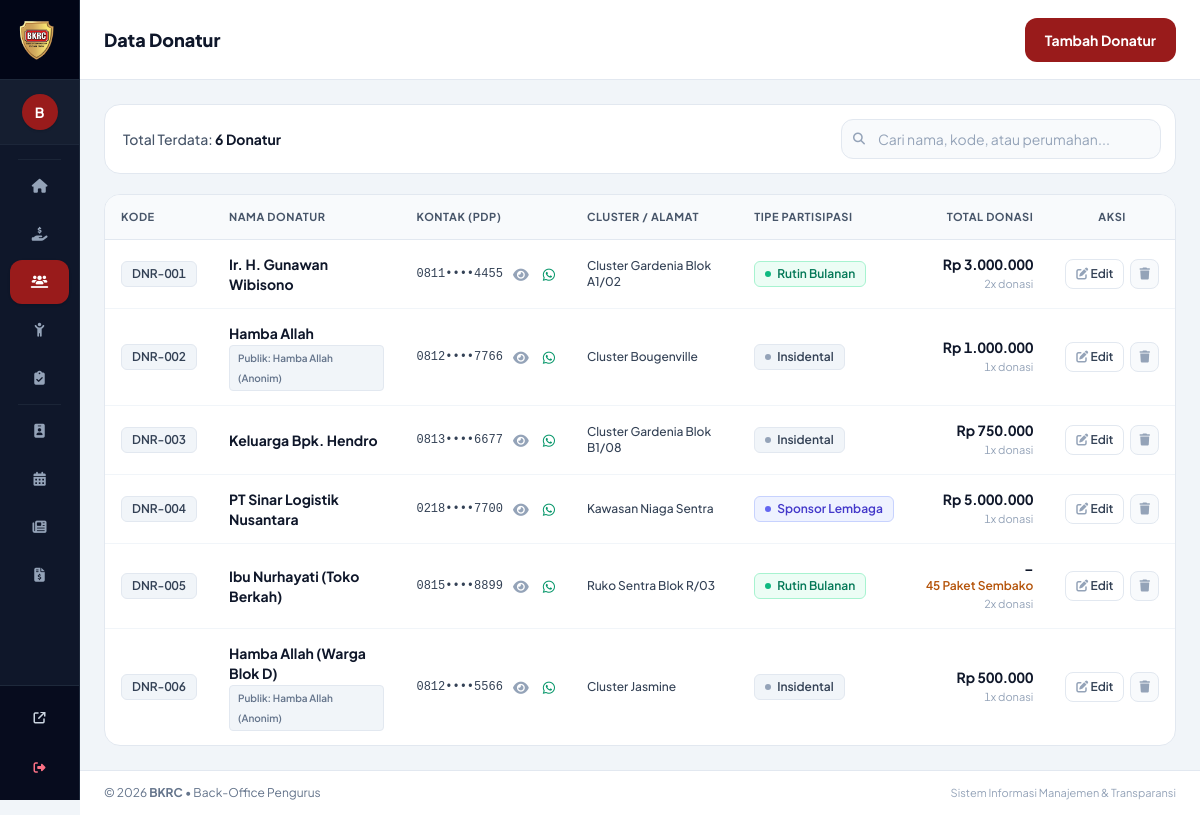
Screenshot of /admin/donors.php (signed in) with the database file from the repository.
### tables this page shows
CREATE TABLE donors (
    id INT AUTO_INCREMENT PRIMARY KEY,
    donor_code VARCHAR(30) UNIQUE NOT NULL,
    full_name VARCHAR(150) NOT NULL,
    phone VARCHAR(25) NULL,
    cluster_or_address VARCHAR(255) NOT NULL,
    donor_type ENUM('rutin', 'insidental', 'sponsor') DEFAULT 'insidental',
    is_anonymous TINYINT(1) DEFAULT 0,
    created_at TIMESTAMP DEFAULT CURRENT_TIMESTAMP
);

### config/helpers.php (called while the page is built, shortened)
<?php
function formatRupiah($nominal, $zeroAsDash = false) {
    $val = (float)$nominal;
    if ($zeroAsDash && abs($val) < 0.001) {
        return '–';
    }
    return 'Rp ' . number_format($val, 0, ',', '.');
}
function maskPhone($phone) {
    $phone = trim($phone);
    return substr($phone, 0, 4) . '••••' . substr($phone, -4);
}
function calculateDonorType($countDonations, $donorName = '', $clusterAddress = '') {
    $str = $donorName . ' ' . $clusterAddress;
    if (stripos($str, 'PT ') !== false || stripos($str, 'PT. ') !== false || stripos($str, 'CV ') !== false || stripos($str, 'Niaga') !== false) {
        return 'Sponsor Lembaga';
    }
    if ((int)$countDonations >= 2) {
        return 'Rutin Bulanan';
    }
    if ((int)$countDonations === 1) {
        return 'Insidental';
    }
    return 'Terdaftar';
}

### admin/donors.php (the view, shortened to what this page needs)
<?php
require_once __DIR__ . '/../config/helpers.php';
$search = trim($_GET['q'] ?? '');
$query = "
    SELECT dn.*,
        COALESCE(SUM(CASE WHEN d.type = 'uang' AND d.status = 'approved' THEN d.amount ELSE 0 END), 0) as total_cash_donated,
        COALESCE(SUM(CASE WHEN d.type = 'sembako' AND d.status = 'approved' THEN d.package_qty ELSE 0 END), 0) as total_packages_donated,
        COUNT(CASE WHEN d.status = 'approved' THEN d.id ELSE NULL END) as donation_count
    FROM donors dn
    LEFT JOIN donations d ON dn.id = d.donor_id
    WHERE 1=1
";
$params = [];
$query .= " GROUP BY dn.id ORDER BY dn.id ASC";
$stmt = $pdo->prepare($query);
$stmt->execute($params);
$donors = $stmt->fetchAll();
require_once __DIR__ . '/includes/header.php';
require_once __DIR__ . '/includes/sidebar.php';
?>
<div x-data="{
    modalOpen: false,
    deleteModalOpen: false,
    showPhones: {},
    isEdit: false,
    form: { id: '', full_name: '', phone: '', cluster_or_address: '', donor_type: 'rutin', is_anonymous: false },
    deleteForm: { id: '', name: '', count: 0 }
}" class="flex-1 flex flex-col w-full">
    <header class="bg-white border-b border-slate-200 h-20 flex items-center justify-between px-4 sm:px-6 sticky top-0 z-30 shadow-xs">
        <div class="flex items-center gap-3">
            <div>
                <h1 class="text-base sm:text-lg font-extrabold text-slate-900">Data Donatur</h1>
            </div>
        </div>
        <button @click="isEdit = false; form = { id: '', full_name: '', phone: '', cluster_or_address: '', donor_type: 'rutin', is_anonymous: false }; modalOpen = true" class="min-h-[44px] inline-flex items-center justify-center bg-bkrc-red-800 hover:bg-bkrc-red-900 active:bg-bkrc-red-950 text-white font-bold text-xs sm:text-sm px-5 py-2.5 rounded-xl transition shadow-xs focus-visible:ring-2 focus-visible:ring-bkrc-red-800 focus-visible:ring-offset-2 focus-visible:outline-none">
            <span>Tambah Donatur</span>
        </button>
    </header>
    <main class="flex-1 p-4 sm:p-6 space-y-5">
        <div class="bg-white p-3.5 rounded-2xl shadow-xs border border-slate-200 flex flex-col sm:flex-row items-center justify-between gap-3">
            <div class="text-xs sm:text-sm text-slate-600 px-1 font-medium">
                Total Terdata: <strong class="text-slate-900"><?= count($donors) ?> Donatur</strong>
            </div>
            <form method="GET" class="w-full sm:w-80 relative flex items-center">
                <input type="text" name="q" value="<?= htmlspecialchars($search) ?>" placeholder="Cari nama, kode, atau perumahan..." class="w-full pl-9 pr-3 py-2 min-h-[40px] bg-slate-50 border border-slate-200 rounded-xl text-xs sm:text-sm text-slate-900 placeholder:text-slate-400 focus:outline-none focus:ring-1 focus:ring-slate-400">
                <i class="fa-solid fa-magnifying-glass absolute left-3 top-3 text-slate-400 text-xs"></i>
            </form>
        </div>
        <div class="bg-white rounded-2xl shadow-xs border border-slate-200 overflow-hidden">
            <div class="overflow-x-auto">
                <table class="w-full text-left text-xs sm:text-sm">
                    <thead class="bg-slate-50 border-b border-slate-200 text-slate-600 uppercase text-[11px] font-bold tracking-wider">
                        <tr>
                            <th class="py-3 px-4">Kode</th>
                            <th class="py-3 px-4">Nama Donatur</th>
                            <th class="py-3 px-4 whitespace-nowrap">Kontak (PDP)</th>
                            <th class="py-3 px-4">Cluster / Alamat</th>
                            <th class="py-3 px-4 whitespace-nowrap">Tipe Partisipasi</th>
                            <th class="py-3 px-4 text-right whitespace-nowrap">Total Donasi</th>
                            <th class="py-3 px-4 text-center whitespace-nowrap">Aksi</th>
                        </tr>
                    </thead>
                    <tbody class="divide-y divide-slate-100 text-slate-700">
                        <?php if (empty($donors)): ?>
                            <tr><td colspan="7" class="py-12 text-center text-slate-400">Belum ada donatur terdaftar.</td></tr>
                        <?php else: ?>
                            <?php foreach ($donors as $dn): ?>
                                <?php
                                $dTypeCalculated = calculateDonorType($dn['donation_count'], $dn['full_name'], $dn['cluster_or_address']);
                                $rawPhone = $dn['phone'] ?? '';
                                $maskedPhone = maskPhone($rawPhone);
                                $cleanPhone = preg_replace('/[^0-9]/', '', $rawPhone);
                                ?>
                                <tr class="hover:bg-slate-50/80 transition">
                                    <td class="py-3.5 px-4 whitespace-nowrap">
                                        <span class="tabular-nums text-xs bg-slate-100 px-2.5 py-1 rounded-md border border-slate-200 text-slate-700 inline-block font-semibold">
                                            <?= htmlspecialchars($dn['donor_code']) ?>
                                        </span>
                                    </td>
                                    <td class="py-3.5 px-4">
                                        <div class="font-bold text-slate-900 text-sm"><?= htmlspecialchars($dn['full_name']) ?></div>
                                        <?php if ($dn['is_anonymous']): ?>
                                            <span class="inline-flex items-center text-[10px] font-semibold text-slate-500 bg-slate-100 px-2 py-0.5 rounded mt-0.5 border border-slate-200">
                                                Publik: Hamba Allah (Anonim)
                                            </span>
                                        <?php endif; ?>
                                    </td>
                                    <td class="py-3.5 px-4 whitespace-nowrap">
                                        <?php if ($rawPhone): ?>
                                            <div class="inline-flex items-center gap-1.5" x-data="{ revealed: false }">
                                                <span class="tabular-nums font-mono text-xs text-slate-700" x-text="revealed ? '<?= htmlspecialchars($rawPhone) ?>' : '<?= htmlspecialchars($maskedPhone) ?>'"></span>
                                                <button @click="revealed = !revealed" type="button" class="text-slate-400 hover:text-slate-700 p-1 rounded transition" :title="revealed ? 'Sembunyikan' : 'Buka Penyamaran'">
                                                    <i class="fa-solid" :class="revealed ? 'fa-eye-slash' : 'fa-eye'"></i>
                                                </button>
                                                <a href="https://wa.me/<?= $cleanPhone ?>" target="_blank" class="text-emerald-600 hover:text-emerald-700 ml-1" title="Kirim Pesan WhatsApp">
                                                    <i class="fa-brands fa-whatsapp text-sm"></i>
                                                </a>
                                            </div>
                                        <?php else: ?>
                                            <span class="text-slate-400">–</span>
                                        <?php endif; ?>
                                    </td>
                                    <td class="py-3.5 px-4 text-xs text-slate-700 font-medium"><?= htmlspecialchars($dn['cluster_or_address']) ?></td>
                                    <td class="py-3.5 px-4 whitespace-nowrap">
                                        <?php if ($dTypeCalculated === 'Rutin Bulanan'): ?>
                                            <span class="inline-flex items-center gap-1.5 px-2.5 py-1 rounded-md text-xs font-semibold bg-emerald-50 text-emerald-700 border border-emerald-200">
                                                <span class="w-1.5 h-1.5 rounded-full bg-emerald-500"></span> Rutin Bulanan
                                            </span>
                                        <?php elseif ($dTypeCalculated === 'Sponsor Lembaga'): ?>
                                            <span class="inline-flex items-center gap-1.5 px-2.5 py-1 rounded-md text-xs font-semibold bg-indigo-50 text-indigo-700 border border-indigo-200">
                                                <span class="w-1.5 h-1.5 rounded-full bg-indigo-500"></span> Sponsor Lembaga
                                            </span>
                                        <?php else: ?>
                                            <span class="inline-flex items-center gap-1.5 px-2.5 py-1 rounded-md text-xs font-semibold bg-slate-100 text-slate-700 border border-slate-200">
                                                <span class="w-1.5 h-1.5 rounded-full bg-slate-400"></span> Insidental
                                            </span>
                                        <?php endif; ?>
                                    </td>
                                    <td class="py-3.5 px-4 text-right whitespace-nowrap">
                                        <div class="font-bold text-slate-900 text-sm tabular-nums">
                                            <?= formatRupiah($dn['total_cash_donated'], true) ?>
                                        </div>
                                        <?php if ($dn['total_packages_donated'] > 0): ?>
                                            <div class="text-xs font-semibold text-amber-700 tabular-nums"><?= $dn['total_packages_donated'] ?> Paket Sembako</div>
                                        <?php endif; ?>
                                        <div class="text-[11px] text-slate-400 tabular-nums"><?= $dn['donation_count'] ?>x donasi</div>
                                    </td>
                                    <td class="py-3.5 px-4 text-center whitespace-nowrap">
                                        <div class="inline-flex items-center gap-1.5">
                                            <button @click="isEdit = true; form = { id: '<?= $dn['id'] ?>', full_name: '<?= addslashes($dn['full_name']) ?>', phone: '<?= addslashes($dn['phone']) ?>', cluster_or_address: '<?= addslashes($dn['cluster_or_address']) ?>', donor_type: '<?= $dn['donor_type'] ?>', is_anonymous: <?= $dn['is_anonymous'] ? 'true' : 'false' ?> }; modalOpen = true" class="px-2.5 py-1.5 rounded-lg text-slate-700 hover:text-slate-900 bg-white hover:bg-slate-50 border border-slate-200 text-xs font-semibold transition" title="Edit">
                                                <i class="fa-solid fa-pen-to-square text-slate-400"></i> Edit
                                            </button>
                                            <?php if ($dn['donation_count'] > 0): ?>
                                                <button @click="deleteForm = { id: '<?= $dn['id'] ?>', name: '<?= addslashes($dn['full_name']) ?>', count: <?= $dn['donation_count'] ?> }; deleteModalOpen = true" class="px-2 py-1.5 rounded-lg text-slate-400 hover:text-slate-600 bg-slate-50 border border-slate-200 text-xs transition" title="Informasi Penghapusan">
                                                    <i class="fa-solid fa-trash text-xs"></i>
                                                </button>
                                            <?php endif; ?>
                                        </div>
                                    </td>
                                </tr>
                            <?php endforeach; ?>
                        <?php endif; ?>
                    </tbody>
                </table>
            </div>
        </div>
    </main>
</div>
<?php require_once __DIR__ . '/includes/footer.php'; ?>

### rows the page displays
donors: donor_code "DNR-001", full_name "Ir. H. Gunawan Wibisono", cluster_or_address "Cluster Gardenia Blok A1/02", shows "Rutin Bulanan", total_cash_donated "Rp 3.000.000", donation_count "2"
donors: donor_code "DNR-002", full_name "Hamba Allah", is_anonymous "Publik: Hamba Allah (Anonim)", cluster_or_address "Cluster Bougenville", shows "Insidental", total_cash_donated "Rp 1.000.000", donation_count "1"
donors: donor_code "DNR-003", full_name "Keluarga Bpk. Hendro", cluster_or_address "Cluster Gardenia Blok B1/08", shows "Insidental", total_cash_donated "Rp 750.000", donation_count "1"
donors: donor_code "DNR-004", full_name "PT Sinar Logistik Nusantara", cluster_or_address "Kawasan Niaga Sentra", shows "Sponsor Lembaga", total_cash_donated "Rp 5.000.000", donation_count "1"
donors: donor_code "DNR-005", full_name "Ibu Nurhayati (Toko Berkah)", cluster_or_address "Ruko Sentra Blok R/03", shows "Rutin Bulanan", total_cash_donated "–", total_packages_donated "45", donation_count "2"
donors: donor_code "DNR-006", full_name "Hamba Allah (Warga Blok D)", is_anonymous "Publik: Hamba Allah (Anonim)", cluster_or_address "Cluster Jasmine", shows "Insidental", total_cash_donated "Rp 500.000", donation_count "1"

### other values shown
substr($currentUser['name'], 0, 1) "B"
count($donors) "6"
